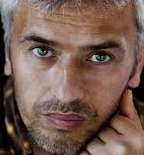
#> input picture male_face.png, 144 x 155 px, found by its file name
$ python test.py
#> lines starting #> are read from the running program, lines starting #| are printed output that depends on the picture; after the words box and inside, x2 and y2 are one past the last pixel; in counts of white or black regions, pixels touching at a corner belong together
import cv2
import numpy as np


image = cv2.imread('test files\\male_face.png',1)
#> image is the input picture: shape (155, 144, 3); mean B, G, R 82.5, 93, 119.4

black = cv2.cvtColor(image , cv2.COLOR_BGR2GRAY)
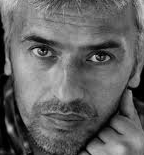
#> black: shape (155, 144); min 0, max 205, mean 99.7

print(black.shape)
#| (155, 144)

point1 = (0 , image.shape[0])
#> point1 = (0, 155)
middlepoint = (image.shape[1] / 2 , image.shape[0] / 2)
#> middlepoint = (72, 77.5)
lastpoint = (image.shape[1] , image.shape[0])
#> lastpoint = (144, 155)

r = [

     (0 , image.shape[0]) ,
     (image.shape[1] / 2 , image.shape[0] / 2) ,
     (image.shape[1] , image.shape[0])
]
#> r = [(0, 155), (72, 77.5), (144, 155)]

arr = np.array([r] , np.int32)
#> arr = [[0, 155], [72, 77], [144, 155]]

complete_black = np.zeros_like(black)

white_portion = cv2.fillPoly(complete_black , arr , 255)
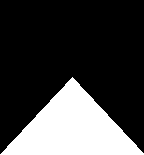
#> complete_black: shape (155, 144); 25.5% white; 1 white region, box (x1, y1, x2, y2) and area: (0, 77, 144, 155) 5690
print(white_portion.shape)
#| (155, 144)


g = cv2.bitwise_and(white_portion , black)
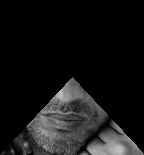
#> g: shape (155, 144); min 0, max 193, mean 21.9

cv2.imshow('image' , black)

cv2.imshow('black' , white_portion)

cv2.imshow('bitwiseand' , g)


cv2.waitKey()

cv2.destroyAllWindows()

$ run again, with 0.jpg saved as male_face.png
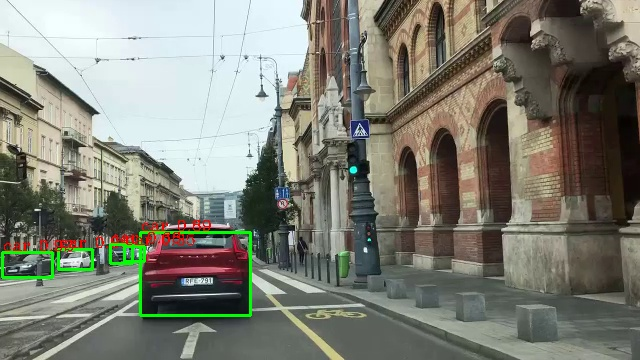
#> input picture 0.jpg, 640 x 360 px, found by its file name
#> image is the input picture: shape (360, 640, 3); mean B, G, R 116.7, 127.7, 126.5
#| (360, 640)
#> `white_portion = cv2.fillPoly(complete_black , arr , 255)`:
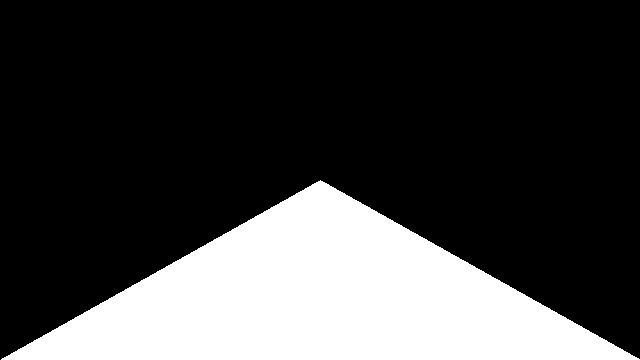
#> complete_black: shape (360, 640); 25.1% white; 1 white region, box (x1, y1, x2, y2) and area: (1, 180, 640, 360) 57740
#| (360, 640)
#> `g = cv2.bitwise_and(white_portion , black)`:
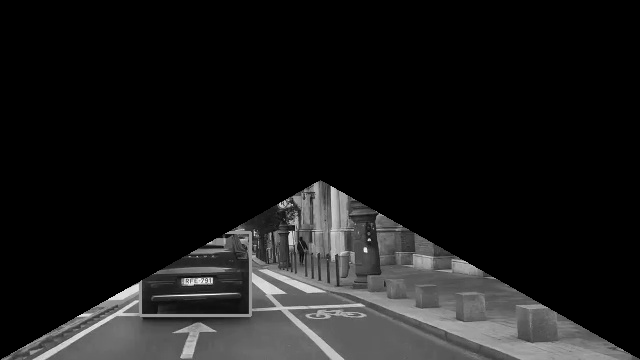
#> g: shape (360, 640); min 0, max 254, mean 25.4
